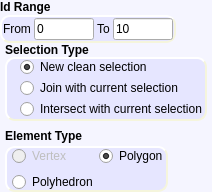
<?xml version="1.0" encoding="UTF-8"?>
<ui version="4.0">
 <class>SelectByIdConfig</class>
 <widget class="QWidget" name="SelectByIdConfig">
  <property name="geometry">
   <rect>
    <x>0</x>
    <y>0</y>
    <width>196</width>
    <height>178</height>
   </rect>
  </property>
  <property name="windowTitle">
   <string>Form</string>
  </property>
  <property name="styleSheet">
   <string notr="true">.QWidget{
background-color: rgb(245, 245, 255);

}
#widget_8, #widget_2, #widget_el_type{
background-color: rgb(230, 230, 255);
     border-style: outset;
     border-width: 2px;
     border-radius: 10px;
     border-color: beige;
     font: bold 14px;
     min-width: 10em;
     padding: 6px;
}
</string>
  </property>
  <layout class="QVBoxLayout" name="verticalLayout">
   <property name="spacing">
    <number>0</number>
   </property>
   <property name="margin">
    <number>0</number>
   </property>
   <item>
    <widget class="QWidget" name="widget_4" native="true">
     <layout class="QVBoxLayout" name="verticalLayout_3">
      <property name="spacing">
       <number>1</number>
      </property>
      <property name="margin">
       <number>0</number>
      </property>
      <item>
       <widget class="QLabel" name="label_3">
        <property name="sizePolicy">
         <sizepolicy hsizetype="Maximum" vsizetype="Maximum">
          <horstretch>0</horstretch>
          <verstretch>0</verstretch>
         </sizepolicy>
        </property>
        <property name="font">
         <font>
          <weight>75</weight>
          <bold>true</bold>
         </font>
        </property>
        <property name="text">
         <string>Id Range</string>
        </property>
       </widget>
      </item>
      <item>
       <widget class="QWidget" name="widget_2" native="true">
        <property name="sizePolicy">
         <sizepolicy hsizetype="Maximum" vsizetype="Maximum">
          <horstretch>0</horstretch>
          <verstretch>0</verstretch>
         </sizepolicy>
        </property>
        <layout class="QHBoxLayout" name="horizontalLayout">
         <property name="spacing">
          <number>3</number>
         </property>
         <property name="margin">
          <number>3</number>
         </property>
         <item>
          <widget class="QLabel" name="label">
           <property name="text">
            <string>From</string>
           </property>
          </widget>
         </item>
         <item>
          <widget class="QLineEdit" name="lineEdit_id_from">
           <property name="minimumSize">
            <size>
             <width>0</width>
             <height>0</height>
            </size>
           </property>
           <property name="maximumSize">
            <size>
             <width>60</width>
             <height>16777215</height>
            </size>
           </property>
           <property name="text">
            <string>0</string>
           </property>
          </widget>
         </item>
         <item>
          <widget class="QLabel" name="label_2">
           <property name="text">
            <string>To</string>
           </property>
          </widget>
         </item>
         <item>
          <widget class="QLineEdit" name="lineEdit_id_to">
           <property name="minimumSize">
            <size>
             <width>0</width>
             <height>0</height>
            </size>
           </property>
           <property name="maximumSize">
            <size>
             <width>60</width>
             <height>16777215</height>
            </size>
           </property>
           <property name="text">
            <string>10</string>
           </property>
          </widget>
         </item>
        </layout>
       </widget>
      </item>
     </layout>
    </widget>
   </item>
   <item>
    <widget class="QWidget" name="widgetCommonSelection" native="true">
     <property name="sizePolicy">
      <sizepolicy hsizetype="Maximum" vsizetype="Maximum">
       <horstretch>0</horstretch>
       <verstretch>0</verstretch>
      </sizepolicy>
     </property>
     <property name="accessibleName">
      <string>Pet</string>
     </property>
     <property name="styleSheet">
      <string notr="true"/>
     </property>
     <layout class="QVBoxLayout" name="verticalLayout_11">
      <property name="spacing">
       <number>0</number>
      </property>
      <property name="leftMargin">
       <number>5</number>
      </property>
      <property name="topMargin">
       <number>0</number>
      </property>
      <property name="rightMargin">
       <number>5</number>
      </property>
      <property name="bottomMargin">
       <number>5</number>
      </property>
      <item>
       <widget class="QLabel" name="label_6">
        <property name="font">
         <font>
          <weight>75</weight>
          <bold>true</bold>
         </font>
        </property>
        <property name="lineWidth">
         <number>1</number>
        </property>
        <property name="text">
         <string>Selection Type</string>
        </property>
        <property name="margin">
         <number>3</number>
        </property>
        <property name="indent">
         <number>0</number>
        </property>
       </widget>
      </item>
      <item>
       <widget class="QWidget" name="widget_8" native="true">
        <property name="sizePolicy">
         <sizepolicy hsizetype="Maximum" vsizetype="Preferred">
          <horstretch>0</horstretch>
          <verstretch>0</verstretch>
         </sizepolicy>
        </property>
        <layout class="QVBoxLayout" name="verticalLayout_4">
         <property name="spacing">
          <number>1</number>
         </property>
         <property name="leftMargin">
          <number>15</number>
         </property>
         <property name="topMargin">
          <number>0</number>
         </property>
         <property name="rightMargin">
          <number>0</number>
         </property>
         <property name="bottomMargin">
          <number>2</number>
         </property>
         <item>
          <widget class="QRadioButton" name="radio_new_selection_2">
           <property name="text">
            <string>New clean selection</string>
           </property>
           <property name="checked">
            <bool>true</bool>
           </property>
          </widget>
         </item>
         <item>
          <widget class="QRadioButton" name="radio_join_selection_2">
           <property name="text">
            <string>Join with current selection</string>
           </property>
          </widget>
         </item>
         <item>
          <widget class="QRadioButton" name="radio_intersect_selection_2">
           <property name="text">
            <string>Intersect with current selection</string>
           </property>
          </widget>
         </item>
        </layout>
       </widget>
      </item>
     </layout>
    </widget>
   </item>
   <item>
    <widget class="QWidget" name="widget_3" native="true">
     <property name="sizePolicy">
      <sizepolicy hsizetype="Maximum" vsizetype="Maximum">
       <horstretch>0</horstretch>
       <verstretch>0</verstretch>
      </sizepolicy>
     </property>
     <layout class="QVBoxLayout" name="verticalLayout_2">
      <property name="spacing">
       <number>3</number>
      </property>
      <property name="leftMargin">
       <number>5</number>
      </property>
      <property name="topMargin">
       <number>3</number>
      </property>
      <property name="rightMargin">
       <number>5</number>
      </property>
      <property name="bottomMargin">
       <number>0</number>
      </property>
      <item>
       <widget class="QLabel" name="label_4">
        <property name="sizePolicy">
         <sizepolicy hsizetype="Maximum" vsizetype="Maximum">
          <horstretch>0</horstretch>
          <verstretch>0</verstretch>
         </sizepolicy>
        </property>
        <property name="font">
         <font>
          <weight>75</weight>
          <bold>true</bold>
         </font>
        </property>
        <property name="text">
         <string>Element Type</string>
        </property>
       </widget>
      </item>
      <item>
       <widget class="QWidget" name="widget_el_type" native="true">
        <property name="sizePolicy">
         <sizepolicy hsizetype="Maximum" vsizetype="Maximum">
          <horstretch>0</horstretch>
          <verstretch>0</verstretch>
         </sizepolicy>
        </property>
        <layout class="QGridLayout" name="gridLayout">
         <property name="leftMargin">
          <number>7</number>
         </property>
         <property name="topMargin">
          <number>0</number>
         </property>
         <property name="rightMargin">
          <number>0</number>
         </property>
         <property name="bottomMargin">
          <number>0</number>
         </property>
         <property name="horizontalSpacing">
          <number>1</number>
         </property>
         <item row="0" column="0">
          <widget class="QRadioButton" name="radioButton_vertex">
           <property name="enabled">
            <bool>false</bool>
           </property>
           <property name="text">
            <string>Vertex</string>
           </property>
          </widget>
         </item>
         <item row="3" column="0">
          <widget class="QRadioButton" name="radioButton_polyhedron">
           <property name="text">
            <string>Polyhedron</string>
           </property>
          </widget>
         </item>
         <item row="0" column="1">
          <widget class="QRadioButton" name="radioButton_polygon">
           <property name="text">
            <string>Polygon</string>
           </property>
           <property name="checked">
            <bool>true</bool>
           </property>
          </widget>
         </item>
        </layout>
       </widget>
      </item>
     </layout>
    </widget>
   </item>
  </layout>
 </widget>
 <resources/>
 <connections>
  <connection>
   <sender>radio_new_selection_2</sender>
   <signal>toggled(bool)</signal>
   <receiver>widget_el_type</receiver>
   <slot>setEnabled(bool)</slot>
   <hints>
    <hint type="sourcelabel">
     <x>105</x>
     <y>67</y>
    </hint>
    <hint type="destinationlabel">
     <x>97</x>
     <y>157</y>
    </hint>
   </hints>
  </connection>
 </connections>
</ui>
